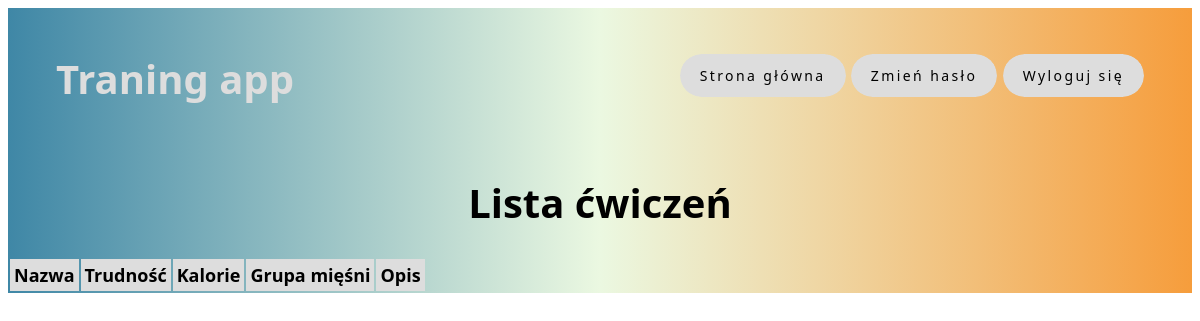
Page /traningapp/exercise_list/ on the earlier database version.
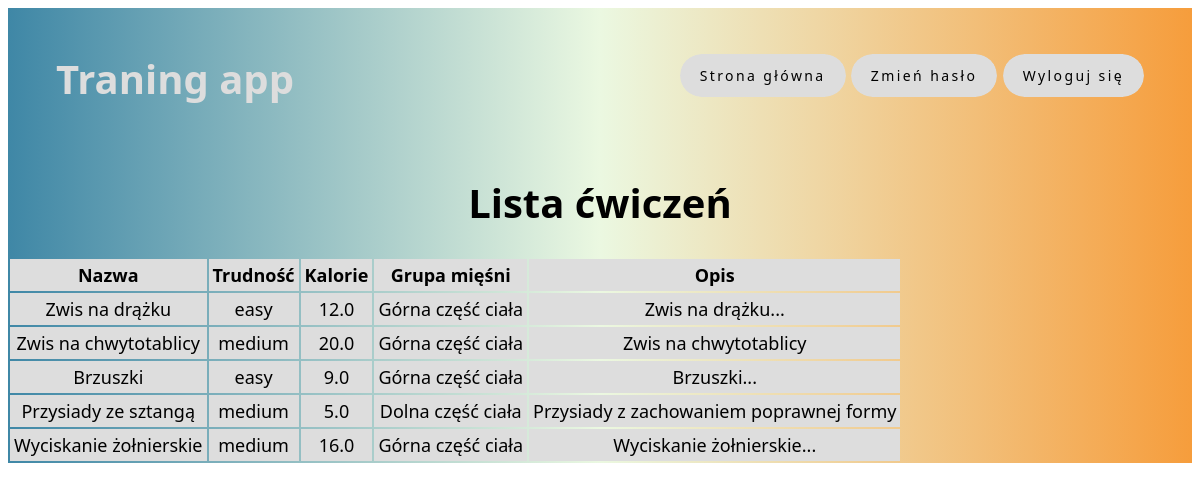
Same page on the later database version.
### traningapp/models.py (models this page shows, shortened)
class Exercise(models.Model):
    name = models.CharField(max_length=100)
    difficulty = models.CharField(max_length=50, choices=[('easy', 'Easy'), ('medium', 'Medium'), ('hard', 'Hard')])
    calories_per_one = models.FloatField()
    body_part = models.ForeignKey(BodyPart, on_delete=models.SET_NULL, null=True)
    description = models.TextField(blank=True)

class BodyPart(models.Model):
    name = models.CharField(max_length=100)

### traningapp/views.py (the view)
# urls.py: path('exercise_list/', exercise_list, name='exercise_list'),
def exercise_list(request):
    exercises = Exercise.objects.all()
    return render(request, 'exercise_list.html', {'exercises': exercises})

### templates/exercise_list.html
{% extends 'base.html' %}
{% block content %}
<div style="justify-content: center; text-align: center ">
    <h1>Lista ćwiczeń</h1>
    <table>
        <thead>
            <tr>
                <th class="tab1">Nazwa</th>
                <th class="tab1">Trudność</th>
                <th class="tab1">Kalorie</th>
                <th class="tab1">Grupa mięśni</th>
                <th class="tab1">Opis</th>
            </tr>
        </thead>
        <tbody>
            {% for exercise in exercises %}
            <tr>
                <td class="tab1">{{ exercise.name }}</td>
                <td class="tab1">{{ exercise.difficulty }}</td>
                <td class="tab1">{{ exercise.calories_per_one }}</td>
                <td class="tab1">{% if exercise.body_part %}{{ exercise.body_part.name }}{% endif %}</td>
                <td class="tab1">{{ exercise.description }}</td>
            </tr>
            {% endfor %}
        </tbody>
    </table>
</div>
{% endblock %}

### templates/base.html (shortened to what this page needs)
{% load static %}
<!DOCTYPE html>
<html lang="PL">
<link rel="stylesheet" type="text/css" href="{% static 'styles.css' %}">
<head>
    <link rel="stylesheet" type="text/css" href="{% static 'styles.css' %}">
</head>
<body>
    <div style="background:  linear-gradient(0.25turn, #3f87a6, #ebf8e1, #f69d3c);">
    {% block header %}
    <header>
        <div class="change-header">
            <h1 style="color: #ddd"> Traning app</h1>
            <div>
            <a class="custom-btn" href="{% url 'home' %}">Strona główna</a>
            <a class="custom-btn" href="{% url 'password_reset' %}">Zmień hasło</a>
            <a class="custom-btn" href="{% url 'logout' %}">Wyloguj się</a>
            </div>
        </div>
    </header>
    {% endblock %}
    {% block content %}
    {% endblock %}
    </div>
</body>
</html>

### static/styles.css (style rules this page uses)
header { color: ghostwhite; }
body { font-family: system-ui; font-size: 20px; }
.change-header { background: linear-gradient(0.25turn, #3f87a6, #ebf8e1, #f69d3c); padding: 1rem 3rem; margin-bottom: 1rem; display: flex; align-items: center; justify-content: space-between; }
.tab1 { font-size: large; background-color: #ddd; padding: 4px; text-align: center; }
.custom-btn { display: inline-block; padding: 0.75rem 1.25rem; border-radius: 10rem; color: black; font-size: 14px; letter-spacing: 0.15rem; transition: all 0.3s; position: relative; overflow: hidden; z-index: 1; text-decoration: none; }
.custom-btn:after { content: ''; position: absolute; bottom: 0; Left: 0; width: 100%; height: 100%; background-color: #ddd; border-radius: 10rem; z-index: -2; text-decoration: none; }
.custom-btn:before { content: ''; position: absolute; bottom: 0; left: 0; width: 0%; height: 100%; background-color: #3f87a6; transition: all 0.3s; border-radius: 10rem; z-index: -1; text-decoration: none; }

Differences in the rows shown:
added Exercise: name "Zwis na drążku", difficulty "easy", calories_per_one "12.0", body_part.name "Górna część ciała", description "Zwis na drążku..."
added Exercise: name "Zwis na chwytotablicy", difficulty "medium", calories_per_one "20.0", body_part.name "Górna część ciała", description "Zwis na chwytotablicy"
added Exercise: name "Brzuszki", difficulty "easy", calories_per_one "9.0", body_part.name "Górna część ciała", description "Brzuszki..."
added Exercise: name "Przysiady ze sztangą", difficulty "medium", calories_per_one "5.0", body_part.name "Dolna część ciała", description "Przysiady z zachowaniem poprawnej formy"
added Exercise: name "Wyciskanie żołnierskie", difficulty "medium", calories_per_one "16.0", body_part.name "Górna część ciała", description "Wyciskanie żołnierskie..."
